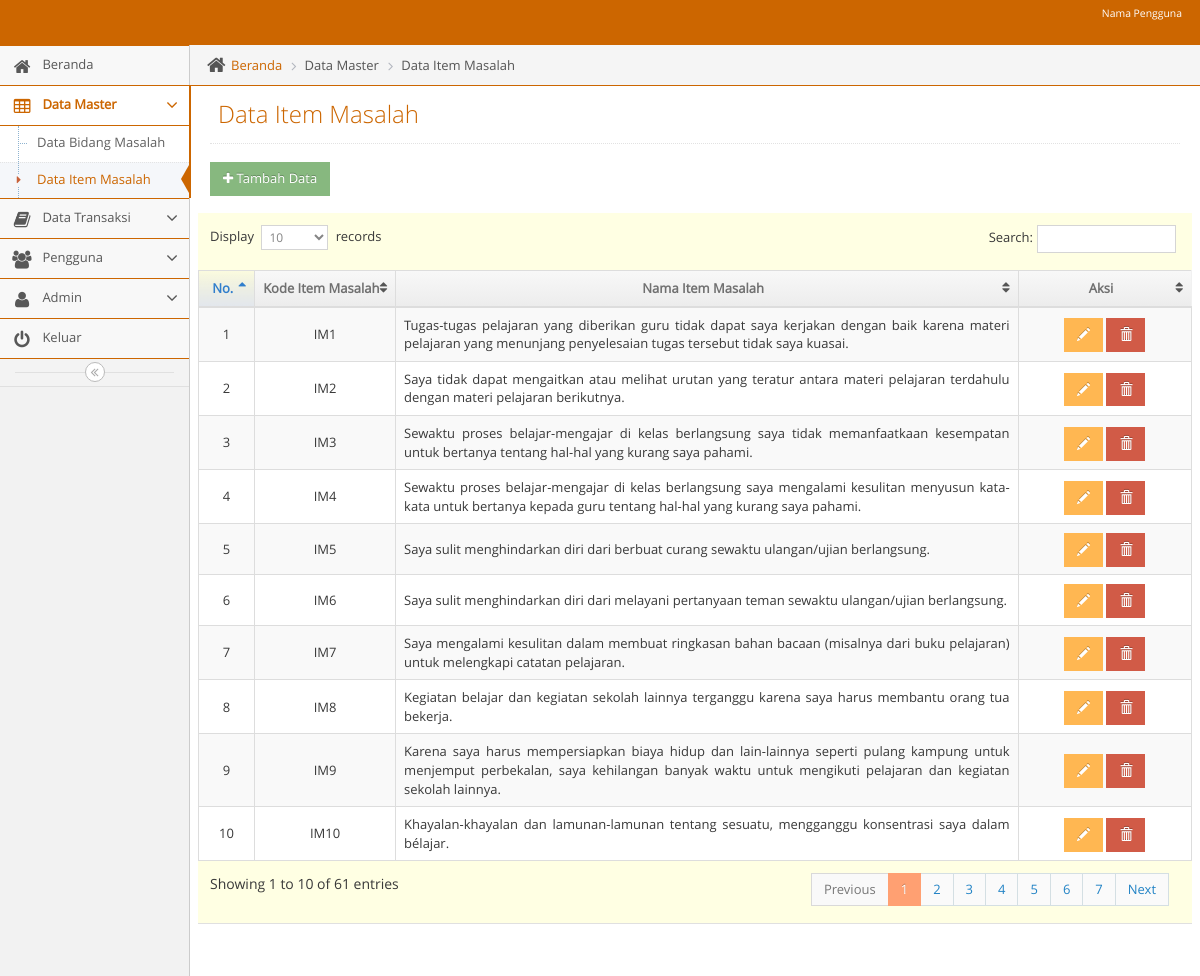
The page /admin/adminmainapp.php?unit=item_masalah_unit&act=datagrid (signed in) on the database its author committed.
### tables this page shows
CREATE TABLE `t_item_masalah` (
  `id_item_masalah` int(11) NOT NULL,
  `kode_item_masalah` varchar(5) NOT NULL,
  `nama_item_masalah` varchar(500) NOT NULL
);

### admin/unit/item_masalah_unit.php (the view, shortened to what this page needs)
<?php
$act = $_GET['act'];
switch($act){
  case "datagrid":
?>
<?php
include("../admin/leftbar.php");
?>
<div class="main-content">
  <div class="main-content-inner">
    <div class="breadcrumbs ace-save-state" id="breadcrumbs">
      <ul class="breadcrumb">
        <li>
          <i class="ace-icon fa fa-home home-icon"></i>
          <a href="adminmainapp.php?unit=dashboard">Beranda</a>
        </li>
        <li>Data Master</li>
        <li>Data Item Masalah</li>
      </ul>
    </div>
    <div class="page-content">
      <div class="page-header">
        <h1>Data Item Masalah
        </h1>
      </div>
      <h1>
        <a href="?unit=item_masalah_unit&act=input">
          <button class="btn btn-sm btn-success"><i class="fa fa-plus"></i> Tambah Data</button>
        </a>
      </h1>
      <div class="row">
        <div class="col-xs-12">
          <div class="row">
            <div class="box box-primary">
              <div class="box-body table-responsive padding">
                <table id="datatable" class="table table-striped table-bordered table-hover">
                  <thead>
                    <tr>
                      <th style="text-align: center; width: 7%">No.</th>
                      <th style="text-align: center; width: 15%">Kode Item Masalah</th>
                      <th style="text-align: center; width: 60%">Nama Item Masalah</th>
                      <th style="text-align: center; width: 18%">Aksi</th>
                    </tr>
                  </thead>
                  <tbody>
                    <?php $no=1;
                      $qdatagrid =" SELECT * FROM t_item_masalah ";
                      $rdatagrid = mysqli_query($mysqli, $qdatagrid);
                      while($ddatagrid=mysqli_fetch_assoc($rdatagrid)) {
                        echo "
                          <tr>
                            <td style= text-align:center;vertical-align:middle>$no</td>
                            <td style= text-align:center;vertical-align:middle >$ddatagrid[kode_item_masalah]</td>
                            <td style= text-align:justify;vertical-align:middle >$ddatagrid[nama_item_masalah]</td>
                            <td style=text-align:center;vertical-align:middle>
                                <a href=?unit=item_masalah_unit&act=update&kode_item_masalah=$ddatagrid[kode_item_masalah] class='btn btn-sm btn-warning glyphicon glyphicon-pencil' ></a>
                                <a href=# class='btn btn-sm btn-danger glyphicon glyphicon-trash' onclick='confirm($ddatagrid[id_item_masalah])'></a>
                            </td>
                          </tr>
                        ";
                        $no++;
                      }
                    ?>
                  </tbody>
                </table>
              </div>
            </div>
          </div>
        </div>
      </div>
    </div>
  </div>
</div>
<?php
include("../admin/footer.php");
?>
</body>
</html>
<?php
  break;
?>
<?php
}

### css/tentang/style.css (style rules this page uses)
html { font-family:sans-serif; -ms-text-size-adjust:100%; -webkit-text-size-adjust:100% }
body { margin:0 }
a { background-color:transparent }
h1 { font-size:2em; margin:.67em 0 }
button,input,optgroup,select,textarea { color:inherit; font:inherit; margin:0 }
button { overflow:visible }
button,select { text-transform:none }
button,html input[type=button],input[type=reset],input[type=submit] { -webkit-appearance:button; cursor:pointer }
table { border-collapse:collapse; border-spacing:0 }
td,th { padding:0 }
.border-box,article,body,code,dd,div,dl,dt,fieldset,footer,form,header,html,input[type=email],input[type=password],input[type=tel],input[type=text],input[type=url],li,main,ol,p,pre,section,textarea,ul { box-sizing:border-box }

### rows shown on the page
t_item_masalah: kode_item_masalah "IM1", nama_item_masalah "Tugas-tugas pelajaran yang diberikan guru tidak dapat saya kerjakan dengan baik karena materi pelajaran yang menunjang penyelesaian tugas tersebut tidak saya kuasai."
t_item_masalah: kode_item_masalah "IM2", nama_item_masalah "Saya tidak dapat mengaitkan atau melihat urutan yang teratur antara materi pelajaran terdahulu dengan materi pelajaran berikutnya."
t_item_masalah: kode_item_masalah "IM3", nama_item_masalah "Sewaktu proses belajar-mengajar di kelas berlangsung saya tidak memanfaatkaan kesempatan untuk bertanya tentang hal-hal yang kurang saya pahami."
t_item_masalah: kode_item_masalah "IM4", nama_item_masalah "Sewaktu proses belajar-mengajar di kelas berlangsung saya mengalami kesulitan menyusun kata-kata untuk bertanya kepada guru tentang hal-hal yang kurang saya pahami."
t_item_masalah: kode_item_masalah "IM5", nama_item_masalah "Saya sulit menghindarkan diri dari berbuat curang sewaktu ulangan/ujian berlangsung."
t_item_masalah: kode_item_masalah "IM6", nama_item_masalah "Saya sulit menghindarkan diri dari melayani pertanyaan teman sewaktu ulangan/ujian berlangsung."
t_item_masalah: kode_item_masalah "IM7", nama_item_masalah "Saya mengalami kesulitan dalam membuat ringkasan bahan bacaan (misalnya dari buku pelajaran) untuk melengkapi catatan pelajaran."
t_item_masalah: kode_item_masalah "IM8", nama_item_masalah "Kegiatan belajar dan kegiatan sekolah lainnya terganggu karena saya harus membantu orang tua bekerja."
t_item_masalah: kode_item_masalah "IM9", nama_item_masalah "Karena saya harus mempersiapkan biaya hidup dan lain-lainnya seperti pulang kampung untuk menjemput perbekalan, saya kehilangan banyak waktu untuk mengikuti pelajaran dan kegiatan sekolah lainnya."
t_item_masalah: kode_item_masalah "IM10", nama_item_masalah "Khayalan-khayalan dan lamunan-lamunan tentang sesuatu, mengganggu konsentrasi saya dalam bélajar."
